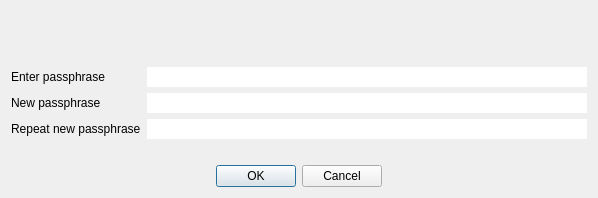
<?xml version="1.0" encoding="UTF-8"?>
<ui version="4.0">
 <class>AskPassphraseDialog</class>
 <widget class="QDialog" name="AskPassphraseDialog">
  <property name="geometry">
   <rect>
    <x>0</x>
    <y>0</y>
    <width>598</width>
    <height>198</height>
   </rect>
  </property>
  <property name="sizePolicy">
   <sizepolicy hsizetype="Preferred" vsizetype="Minimum">
    <horstretch>0</horstretch>
    <verstretch>0</verstretch>
   </sizepolicy>
  </property>
  <property name="minimumSize">
   <size>
    <width>550</width>
    <height>0</height>
   </size>
  </property>
  <property name="windowTitle">
   <string>Passphrase Dialog</string>
  </property>
  <layout class="QVBoxLayout" name="verticalLayout">
   <item>
    <widget class="QLabel" name="warningLabel">
     <property name="textFormat">
      <enum>Qt::RichText</enum>
     </property>
     <property name="wordWrap">
      <bool>true</bool>
     </property>
    </widget>
   </item>
   <item>
    <layout class="QFormLayout" name="formLayout">
     <property name="fieldGrowthPolicy">
      <enum>QFormLayout::AllNonFixedFieldsGrow</enum>
     </property>
     <item row="0" column="0">
      <widget class="QLabel" name="passLabel1">
       <property name="text">
        <string>Enter passphrase</string>
       </property>
      </widget>
     </item>
     <item row="0" column="1">
      <widget class="QLineEdit" name="passEdit1">
       <property name="frame">
        <bool>false</bool>
       </property>
       <property name="echoMode">
        <enum>QLineEdit::Password</enum>
       </property>
      </widget>
     </item>
     <item row="1" column="0">
      <widget class="QLabel" name="passLabel2">
       <property name="text">
        <string>New passphrase</string>
       </property>
      </widget>
     </item>
     <item row="1" column="1">
      <widget class="QLineEdit" name="passEdit2">
       <property name="frame">
        <bool>false</bool>
       </property>
       <property name="echoMode">
        <enum>QLineEdit::Password</enum>
       </property>
      </widget>
     </item>
     <item row="2" column="0">
      <widget class="QLabel" name="passLabel3">
       <property name="text">
        <string>Repeat new passphrase</string>
       </property>
      </widget>
     </item>
     <item row="2" column="1">
      <widget class="QLineEdit" name="passEdit3">
       <property name="frame">
        <bool>false</bool>
       </property>
       <property name="echoMode">
        <enum>QLineEdit::Password</enum>
       </property>
      </widget>
     </item>
     <item row="3" column="1">
      <widget class="QLabel" name="capsLabel">
       <property name="font">
        <font>
         <weight>75</weight>
         <bold>true</bold>
        </font>
       </property>
       <property name="text">
        <string/>
       </property>
       <property name="alignment">
        <set>Qt::AlignCenter</set>
       </property>
      </widget>
     </item>
    </layout>
   </item>
   <item>
    <widget class="QDialogButtonBox" name="buttonBox">
     <property name="orientation">
      <enum>Qt::Horizontal</enum>
     </property>
     <property name="standardButtons">
      <set>QDialogButtonBox::Cancel|QDialogButtonBox::Ok</set>
     </property>
     <property name="centerButtons">
      <bool>true</bool>
     </property>
    </widget>
   </item>
  </layout>
 </widget>
 <resources/>
 <connections>
  <connection>
   <sender>buttonBox</sender>
   <signal>accepted()</signal>
   <receiver>AskPassphraseDialog</receiver>
   <slot>accept()</slot>
   <hints>
    <hint type="sourcelabel">
     <x>248</x>
     <y>254</y>
    </hint>
    <hint type="destinationlabel">
     <x>157</x>
     <y>274</y>
    </hint>
   </hints>
  </connection>
  <connection>
   <sender>buttonBox</sender>
   <signal>rejected()</signal>
   <receiver>AskPassphraseDialog</receiver>
   <slot>reject()</slot>
   <hints>
    <hint type="sourcelabel">
     <x>316</x>
     <y>260</y>
    </hint>
    <hint type="destinationlabel">
     <x>286</x>
     <y>274</y>
    </hint>
   </hints>
  </connection>
 </connections>
</ui>
